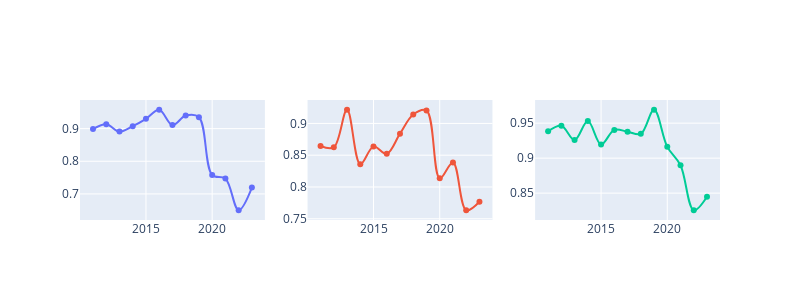

Here is the notebook cell this chart was saved with:
### Code cell
fig = make_subplots(rows=1, cols=3)

fig.add_trace(go.Scatter(x = [2011+i for i in range(13)], y = l1,
                           mode = 'markers+lines' , 
                           showlegend = False, line_shape='spline', name = 'Axis vector cosine variation for tech VS regulation'), row = 1, col = 1)

fig.add_trace(go.Scatter(x = [2011+i for i in range(13)], y = l2,
                           mode = 'markers+lines' , 
                           showlegend = False, line_shape='spline', name = 'Axis vector cosine variation for positive VS negative'), row = 1, col = 2)

fig.add_trace(go.Scatter(x = [2011+i for i in range(13)], y = l3,
                           mode = 'markers+lines' , 
                           showlegend = False, line_shape='spline', name = 'Axis vector cosine variation for cognition VS affect'), row = 1, col = 3)

fig.update_layout(height = 300, width = 800) #, title_text=  " Axis vector cosine variation for tech VS regulation, and for positive VS negative")

fig.show()

### Figure 1 — Plotly figure (JSON) as saved in the notebook; plotly's stock layout.template omitted (floating-point values rounded to 4 significant figures)
{"data": [{"line": {"shape": "spline"}, "mode": "markers+lines", "name": "Axis vector cosine variation for tech VS regulation", "showlegend": false, "type": "scatter", "x": [2011, 2012, 2013, 2014, 2015, 2016, 2017, 2018, 2019, 2020, 2021, 2022, 2023], "xaxis": "x", "y": [0.8987, 0.9136, 0.8909, 0.9076, 0.9302, 0.9579, 0.9108, 0.9402, 0.9352, 0.758, 0.7471, 0.6499, 0.7193], "yaxis": "y"}, {"line": {"shape": "spline"}, "mode": "markers+lines", "name": "Axis vector cosine variation for positive VS negative", "showlegend": false, "type": "scatter", "x": [2011, 2012, 2013, 2014, 2015, 2016, 2017, 2018, 2019, 2020, 2021, 2022, 2023], "xaxis": "x2", "y": [0.8645, 0.8623, 0.9215, 0.8358, 0.8635, 0.8522, 0.8839, 0.9141, 0.9205, 0.8137, 0.8387, 0.7634, 0.7767], "yaxis": "y2"}, {"line": {"shape": "spline"}, "mode": "markers+lines", "name": "Axis vector cosine variation for cognition VS affect", "showlegend": false, "type": "scatter", "x": [2011, 2012, 2013, 2014, 2015, 2016, 2017, 2018, 2019, 2020, 2021, 2022, 2023], "xaxis": "x3", "y": [0.9383, 0.9462, 0.9259, 0.953, 0.9195, 0.9404, 0.9378, 0.9347, 0.9692, 0.9161, 0.8898, 0.8256, 0.8449], "yaxis": "y3"}], "layout": {"height": 300, "width": 800, "xaxis": {"anchor": "y", "domain": [0, 0.2889]}, "xaxis2": {"anchor": "y2", "domain": [0.3556, 0.6444]}, "xaxis3": {"anchor": "y3", "domain": [0.7111, 1]}, "yaxis": {"anchor": "x", "domain": [0, 1]}, "yaxis2": {"anchor": "x2", "domain": [0, 1]}, "yaxis3": {"anchor": "x3", "domain": [0, 1]}}}
